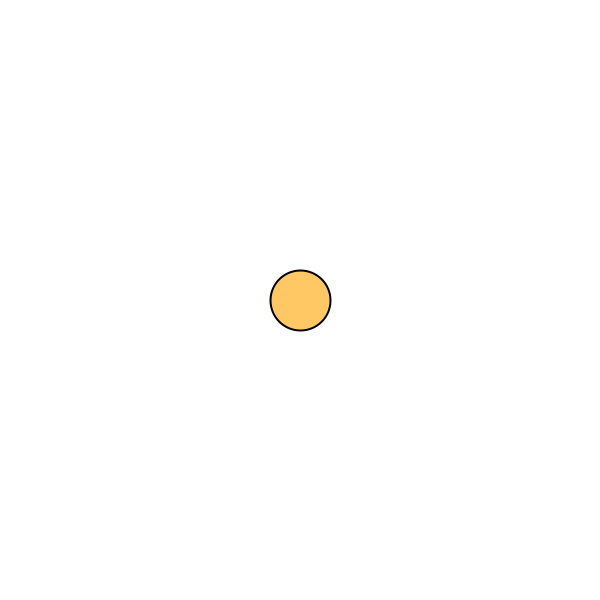
Frame 1 (no input)
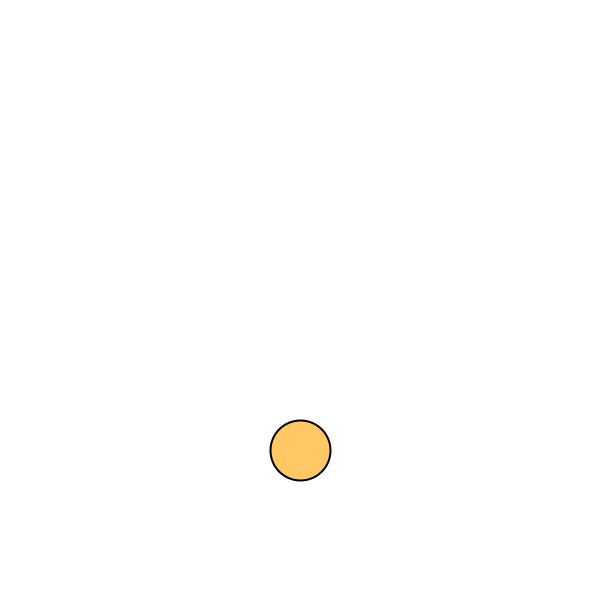
Frame 60 (the mouse pressed at the canvas centre just before this capture)
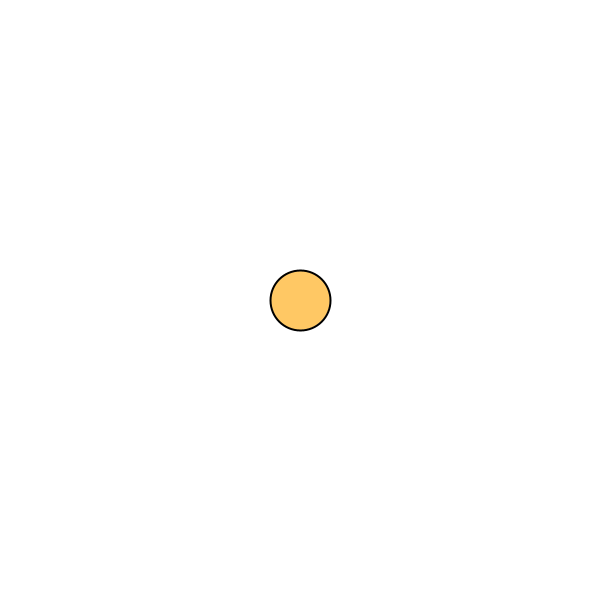
Frame 120 (the mouse held since frame 60 and released just before this capture)

The Processing sketch that drew these frames (run headless with seeded random() and noise(); from frame 60 on, the mouse is pressed at the canvas centre):

// Processing sketch: acc_grab_throw
// ── acc_grab_throw.pde
// 重力で落下するエージェント（マウスで掴み、勢いをつけて投げられる）

// エージェントの位置
float x;
float y;
// エージェントの速度
float vx;
float vy;

void setup() {
  size(600, 600);
  strokeWeight(2);
  fill(255, 200, 100);

  // 初期位置
  x = width / 2;
  y = height / 2;

  // 初速
  vx = 0;
  vy = 0;
}

void draw() {
  if (mousePressed) {
    // マウスで掴んでいる：位置を調整
    x = mouseX;
    y = mouseY;
  }
  else {
    // マウスで掴んでいない：物理演算でボールを動かす

    // 毎フレームY方向に加速（重力）
    vy += 0.1;

    // 簡易的な空気抵抗を加える
    // （自然に減速＝毎フレーム速度を小さくする）
    vx *= 0.99;
    vy *= 0.99;

    // 速度を位置に反映
    x += vx;
    y += vy;
  }

  // 端に達したら跳ね返る
  // 左端
  if (x < 0) {
    vx *= -0.5;
    x = 0;
  }
  // 右端
  if (x > width) {
    vx *= -0.5;
    x = width;
  }
  // 上端
  if (y < 0) {
    vy *= -0.5;
    y = 0;
  }
  // 下端
  if (y > height) {
    vy *= -0.5;
    y = height;
  }

  // エージェントを描く
  background(255);
  ellipse(x, y, 60, 60);
}

void mousePressed() {
  // マウスを押したとき：速度をゼロに
  vx = 0;
  vy = 0;
}

void mouseReleased() {
  // マウスを離したとき：マウスの移動分を速度に加える
  vx += (mouseX - pmouseX) * 3;
  vy += (mouseY - pmouseY) * 3;
}
